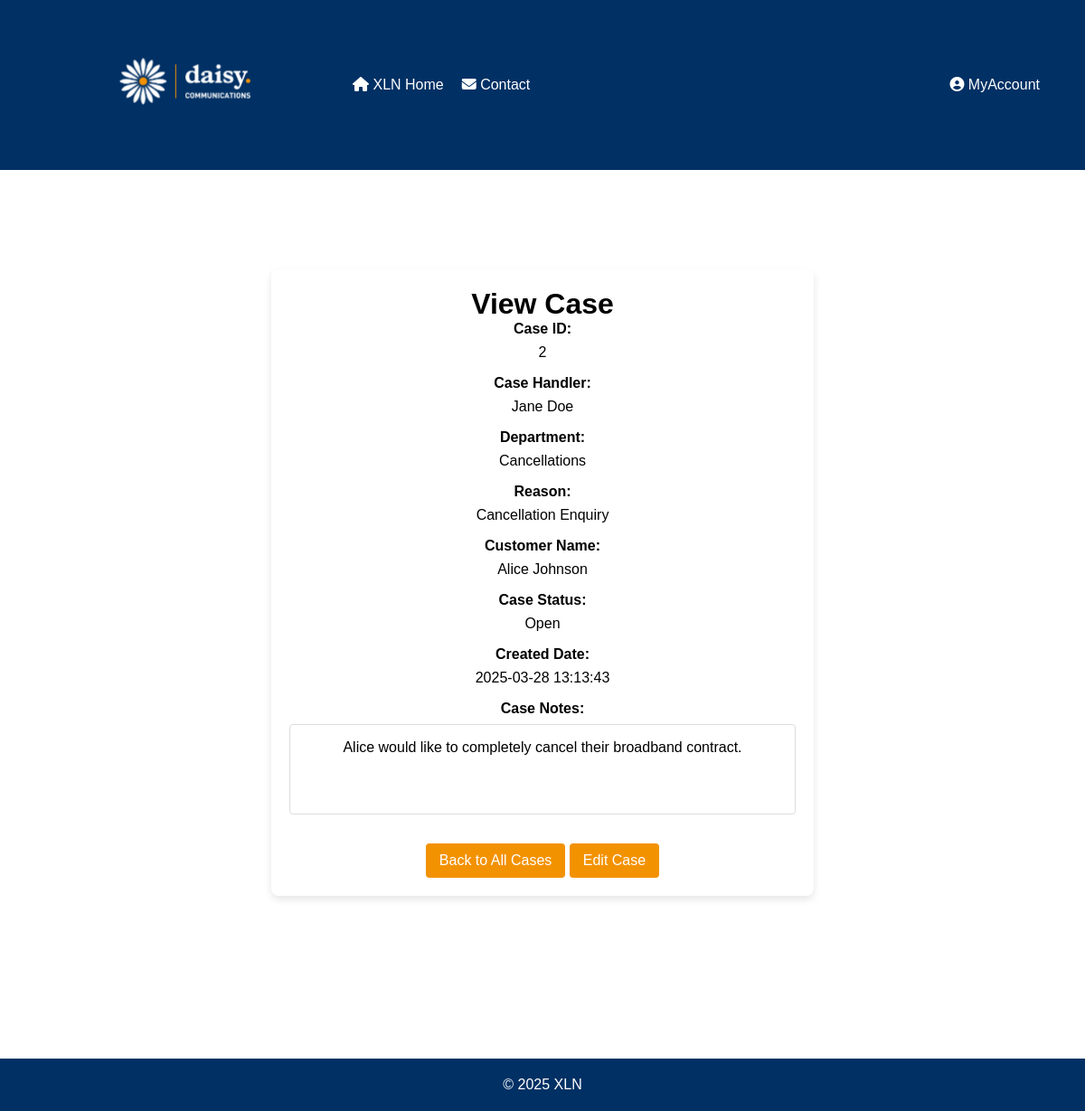
The page /php/ViewCase.php?uid=2 on the database its author committed.
### tables this page shows
CREATE TABLE "cases" (
	"caseID"	INTEGER,
	"userID"	INT NOT NULL,
	"reasonID"	INT NOT NULL,
	"description"	TEXT NOT NULL,
	"status"	INT NOT NULL CHECK("status" IN (0, 1)),
	"created"	TEXT CHECK("created" GLOB '????-??-?? ??:??:??'),
	"closed"	TEXT CHECK(("status" = 1 AND "closed" IS NULL) OR ("status" = 0 AND "closed" GLOB '????-??-?? ??:??:??')),
	"customerID"	INTEGER,
	PRIMARY KEY("caseID" AUTOINCREMENT),
	FOREIGN KEY("customerID") REFERENCES "customers"("customerID") ON UPDATE CASCADE ON DELETE CASCADE,
	FOREIGN KEY("reasonID") REFERENCES "reasons"("reasonID") ON UPDATE CASCADE ON DELETE CASCADE,
	FOREIGN KEY("userID") REFERENCES "users"("userID") ON UPDATE CASCADE ON DELETE CASCADE
);

CREATE TABLE departments (
departmentID INTEGER PRIMARY KEY AUTOINCREMENT,
deptName TEXT NOT NULL
);

CREATE TABLE "reasons" (
    reasonID SERIAL PRIMARY KEY,
    reason TEXT UNIQUE NOT NULL
);

CREATE TABLE "customers" (
	"customerID"	INTEGER,
	"name"	TEXT NOT NULL,
	"email"	TEXT NOT NULL CHECK("email" LIKE '%_@_%._%'),
	PRIMARY KEY("customerID" AUTOINCREMENT)
);

### php/ViewCase.php (the view, shortened to what this page needs)
<?php
$caseID = isset($_GET['uid']) ? $_GET['uid'] : null;
$caseData = null;
$db = new SQLite3('../data/XLN_new_DBA.db');
if ($caseID) {
    $stmt = $db->prepare("SELECT c.*,
                    d.deptName AS department_name,
                    r.reason AS reason_name,
                    cu.name AS customer_name,
                    u.fname || ' ' || u.lname AS user_name,
                    CASE WHEN c.status = 1 THEN 'Open' ELSE 'Closed' END AS status_text
                FROM cases c
                LEFT JOIN reasons r ON c.reasonID = r.reasonID
                LEFT JOIN department_reasons dr ON dr.reasonID = r.reasonID
                LEFT JOIN departments d ON dr.departmentID = d.departmentID
                LEFT JOIN customers cu ON c.customerID = cu.customerID
                LEFT JOIN users u ON c.userID = u.userID
                WHERE c.caseID = :caseID");
    $stmt->bindValue(':caseID', $caseID, SQLITE3_INTEGER);
    $result = $stmt->execute();
    $caseData = $result->fetchArray(SQLITE3_ASSOC);
}
?>
<!DOCTYPE html>
<html lang="en">
<head>
    <link rel="stylesheet" href="../css/EditCase.css">
    <link
    rel="stylesheet"
    href="https://cdnjs.cloudflare.com/ajax/libs/font-awesome/6.2.1/css/all.min.css"
  />
</head>
<body>
<header>
        <a href="Homepage.php"><img class="logo" src="../xlnLogo.png" alt="XLN Logo"></a>
        <nav>
            <ul class="left-menu">
                <li><a href="Homepage.php"><i class="fa-solid fa-house"></i> XLN Home</a></li>
                <li><a href="../html/Contact.html"><i class="fa-solid fa-envelope"></i> Contact</a></li>
            </ul>
            <ul class="right-menu">
                <li class="dropdown">
                    <a href="javascript:void(0)" class="dropbtn"><i class="fa-solid fa-circle-user"></i> MyAccount</a>
                </li>
            </ul>
        </nav>
    </header>
    <main>
        <div class="container">
            <h1>View Case</h1>
            <?php if ($caseData): ?>
                <div id="viewCaseForm">
                    <div class="form-group">
                        <label>Case ID:</label>
                        <p><?php echo $caseData['caseID']; ?></p>
                    </div>
                    <div class="form-group">
                        <label>Case Handler:</label>
                        <p><?php echo $caseData['user_name']; ?></p>
                    </div>
                    <div class="form-group">
                        <label>Department:</label>
                        <p><?php echo $caseData['department_name']; ?></p>
                    </div>
                    <div class="form-group">
                        <label>Reason:</label>
                        <p><?php echo $caseData['reason_name']; ?></p>
                    </div>
                    <div class="form-group">
                        <label>Customer Name:</label>
                        <p><?php echo $caseData['customer_name']; ?></p>
                    </div>
                    <div class="form-group">
                        <label>Case Status:</label>
                        <p><?php echo $caseData['status_text']; ?></p>
                    </div>
                    <div class="form-group">
                        <label>Created Date:</label>
                        <p><?php echo $caseData['created']; ?></p>
                    </div>
                    <div class="form-group">
                        <label>Case Notes:</label>
                        <div class="notes-container">
                            <?php echo nl2br(htmlspecialchars($caseData['description'])); ?>
                        </div>
                    </div>
                    <a href="ViewAllCases.php" class="button">Back to All Cases</a>
                    <?php if ($caseData['status'] == 1 or 0) : ?>
                        <a href="EditCase.php?uid=<?php echo $caseData['caseID']; ?>" class="button">Edit Case</a>
                    <?php endif; ?>
                </div>
            <?php else: ?>
                <p>No case found or invalid case ID.</p>
                <a href="ViewAllCases.php">Back to All Cases</a>
            <?php endif; ?>
        </div>
    </main>
    <footer>
        <p>&copy; <span id="year"></span> XLN</p>
    </footer>
</body>
</html>

### css/EditCase.css (style rules this page uses)
* { margin: 0; padding: 0; box-sizing: border-box; font-family: Arial, Helvetica, sans-serif; }
header { background-color: #003064; color: #ffffff; display: flex; align-items: center; padding: 50px; }
img.logo { width: 300px; margin-right: 20px; }
nav { display: flex; justify-content: space-between; width: 100%; }
nav ul.left-menu { flex-grow: 1; }
nav ul.right-menu { justify-content: flex-end; }
.dropdown { position: relative; display: inline-block; }
nav ul { list-style: none; display: flex; align-items: center; margin: 0; padding: 0; }
nav ul li { margin-left: 20px; }
nav ul li a { color: #ffffff; text-decoration: none; }
main { background-color: #ffffff; padding: 80px; margin-top: 20px; margin-bottom: 100px; min-height: calc(100vh - 180px); display: flex; justify-content: center; align-items: center; flex-direction: column; }
.container { background-color: #ffffff; padding: 20px; border-radius: 8px; box-shadow: 0 4px 8px rgba(0, 0, 0, 0.1); width: 100%; max-width: 600px; text-align: center; margin-top: 10px; margin-bottom: auto; }
footer { background-color: #003064; color: white; text-align: center; position: relative; padding: 20px; bottom: 0; left: 0; right: 0; width: 100%; }
.form-group { margin-bottom: 1rem; }
.form-group label { font-weight: bold; display: block; margin-bottom: 0.5rem; }
.notes-container { background-color: #ffffff; border: 1px solid #ddd; padding: 1rem; border-radius: 4px; min-height: 100px; }
.button { display: inline-block; background-color: #f39200; color: white; padding: 10px 15px; text-align: center; text-decoration: none; border-radius: 4px; margin-top: 1rem; }

### rows shown on the page
cases: caseID "2", departments.deptName "Cancellations", reasonID.reason "Cancellation Enquiry", customerID.name "Alice Johnson", created "2025-03-28 13:13:43", description "Alice would like to completely cancel their broadband contract."

### other values the page prints
$caseData['user_name'] "Jane Doe"
$caseData['status_text'] "Open"
